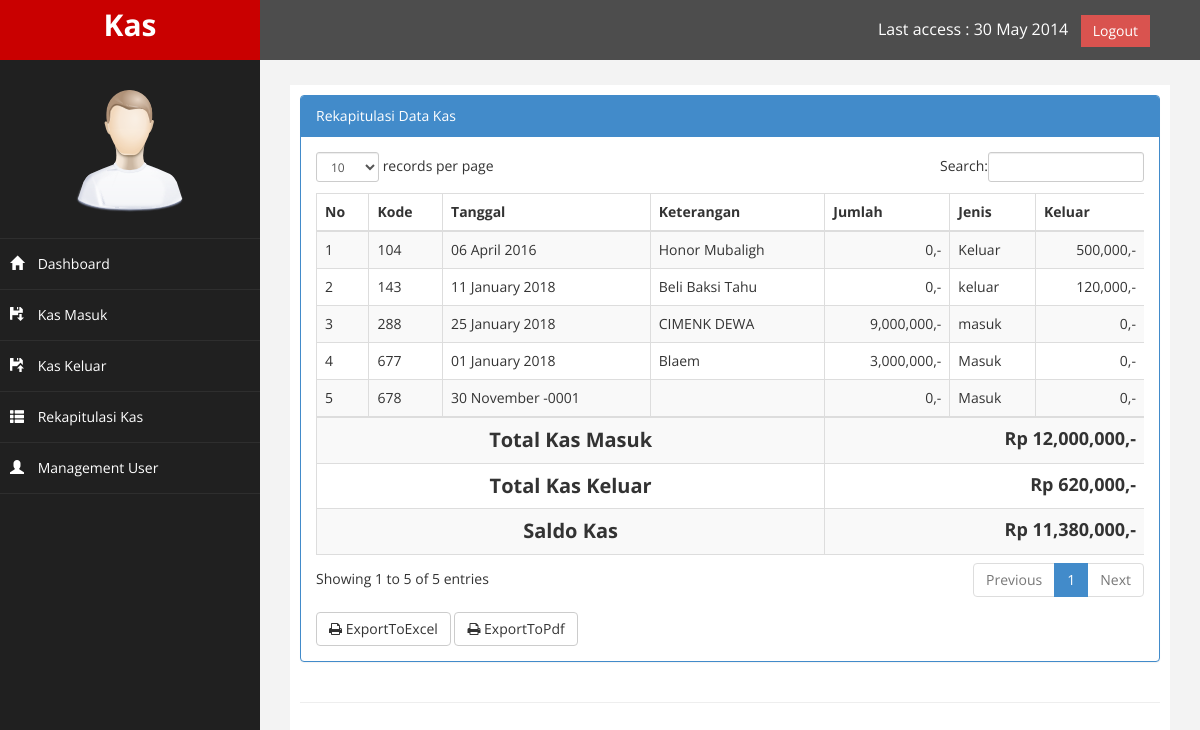
The app's page /?page=rekap with its own data.
### tables this page shows
CREATE TABLE `kas` (
  `kode` int(11) NOT NULL,
  `keterangan` varchar(300) NOT NULL,
  `tgl` date NOT NULL,
  `jumlah` int(10) NOT NULL,
  `jenis` varchar(20) NOT NULL,
  `keluar` int(20) NOT NULL
);

### page/kas_rekap/rekap.php (the view)
<div class="row">
      <div class="col-md-12">
          <div class="panel panel-primary">
              <div class="panel-heading">
                   Rekapitulasi Data Kas
              </div>
              <div class="panel-body">
                  <div class="table-responsive">
                      <table class="table table-striped table-bordered table-hover" id="dataTables-example">
                          <thead>
                              <tr>
                                  <th>No</th>
                                  <th>Kode</th>
                                  <th>Tanggal</th>
                                  <th>Keterangan</th>
                                  <th>Jumlah</th>
                                  <th>Jenis</th>
                                  <th>Keluar</th>
                              </tr>
                          </thead>
                          <tbody>
                            <?php
                              $no=1;
                              $sql = $koneksi->query("select * from kas");
                              while($data=$sql->fetch_assoc()){
                             ?>
                              <tr class="odd gradeX">
                                  <td><?php echo $no++; ?></td>
                                  <td><?php echo $data['kode']; ?></td>
                                  <td><?php echo date('d F Y',strtotime($data['tgl'])); ?></td>
                                  <td><?php echo $data['keterangan']; ?></td>
                                  <td align="right"><?php echo number_format($data['jumlah']).",-"; ?></td>
                                  <td><?php echo $data['jenis'] ?></td>
                                  <td align="right"><?php echo number_format($data['keluar']).",-"; ?></td>
                              </tr>
                              <?php
                                @$total_masuk=$total_masuk+$data['jumlah'];
                                @$total_keluar=$total_keluar+$data['keluar'];
                                @$total=$total_masuk-$total_keluar;
                                  }
                               ?>
                          </tbody>
                            <tr>
                              <th colspan="4" style="text-align: center; font-size: 20px;">Total Kas Masuk</th>
                              <th colspan="3" style="font-size: 18px; text-align: right;"><?php echo"Rp ".number_format($total_masuk).",-";?></th>
                            </tr>
                            <tr>
                              <th colspan="4" style="text-align: center; font-size: 20px;">Total Kas Keluar</th>
                              <th colspan="3" style="font-size: 18px; text-align: right;"><?php echo"Rp ".number_format($total_keluar).",-";?></th>
                            </tr>
                            <tr>
                              <th colspan="4" style="text-align: center; font-size: 20px;">Saldo Kas</th>
                              <th colspan="3" style="font-size: 18px; text-align: right;"><?php echo"Rp ".number_format($total).",-";?></th>
                            </tr>
                    </table>
                </div>
                <a href="./laporan/laporan_rekap_exel.php" target="blank" class="btn btn-default" style="margin-top: 8px"><i class="fa fa-print"></i> ExportToExcel</a>
                <a href="./laporan/laporan_kas_masuk_pdf.php" target="blank" class="btn btn-default" style="margin-top: 8px"><i class="fa fa-print"></i> ExportToPdf</a>
                        </div>
          </div>
      </div>
</div>

### index.php (shortened to what this page needs)
<?php
  $koneksi = new mysqli ("localhost","root","","kas");
?>
<!DOCTYPE html>
<html xmlns="http://www.w3.org/1999/xhtml">
<head>
    <link href="assets/css/bootstrap.css" rel="stylesheet" />
    <link href="assets/css/font-awesome.css" rel="stylesheet" />
    <link href="assets/css/custom.css" rel="stylesheet" />
   <link href="assets/js/dataTables/dataTables.bootstrap.css" rel="stylesheet" />
</head>
<body>
    <div id="wrapper">
        <nav class="navbar navbar-default navbar-cls-top " role="navigation" style="margin-bottom: 0">
            <div class="navbar-header">
                <a class="navbar-brand" href="index.html">Kas</a>
            </div>
  <div style="color: white;
padding: 15px 50px 5px 50px;
float: right;
font-size: 16px;"> Last access : 30 May 2014 &nbsp; <a href="login.html" class="btn btn-danger square-btn-adjust">Logout</a> </div>
        </nav>
                <nav class="navbar-default navbar-side" role="navigation">
            <div class="sidebar-collapse">
                <ul class="nav" id="main-menu">
				<li class="text-center">
                    <img src="assets/img/find_user.png" class="user-image img-responsive"/>
					</li>
                    <li>
                        <a  href="index.php"><i class="glyphicon glyphicon-home"></i> Dashboard</a>
                    </li>
                    <li>
                        <a  href="?page=masuk"><i class="glyphicon glyphicon-floppy-save"></i> Kas Masuk</a>
                    </li>
                    <li>
                        <a  href="?page=keluar"><i class="glyphicon glyphicon-floppy-open"></i> Kas Keluar</a>
                    </li>
                    <li>
                        <a  href="?page=rekap"><i class="glyphicon glyphicon-th-list"></i> Rekapitulasi Kas</a>
                    </li>
                    <li>
                        <a  href="?page=user"><i class="glyphicon glyphicon-user"></i> Management User</a>
                    </li>
                </ul>
            </div>
        </nav>
        <div id="page-wrapper" >
            <div id="page-inner">
                <div class="row">
                    <div class="col-md-12">
                      <?php
                        $page = @$_GET['page'];
                        $aksi = @$_GET['aksi'];
                        if ($page == "masuk") {
                          if ($aksi == "") {
                            include "page/kas_masuk/masuk.php";
                          }elseif ($aksi=="ubah") {
                            include "page/kas_masuk/ubah.php";
                          }elseif ($aksi=="hapus") {
                            include "page/kas_masuk/hapus.php";
                          }
                        }
                        elseif ($page == "keluar") {
                          if ($aksi == "") {
                            include "page/kas_keluar/keluar.php";
                          }elseif ($aksi=="ubah") {
                            include "page/kas_keluar/ubah.php";
                          }
                        }
                        elseif ($page == "rekap") {
                          if ($aksi == "") {
                            include "page/kas_rekap/rekap.php";
                          }
                        }
                        elseif ($page == "user") {
                          if ($aksi == "") {
                            include "page/user/user.php";
                          }
                        }elseif ($page=="") {
                          include "home.php";
                        }
                       ?>
                    </div>
                </div>
                 <hr />
    </div>
            </div>
        </div>
</body>
</html>

### assets/css/custom.css (style rules this page uses)
body { font-family: 'Open Sans', sans-serif; }
#wrapper { width: 100%; background:#202020; }
#page-wrapper { padding: 15px 15px; min-height: 600px; background:#F3F3F3; }
#page-inner { width:100%; margin:10px 20px 10px 0px; background-color:#fff!important; padding:10px; min-height:1200px; }
.text-center { text-align:center; }
.square-btn-adjust { border: 0px solid transparent; -webkit-border-radius: 0px; -moz-border-radius: 0px; border-radius: 0px; }
.user-image { margin: 25px auto; -webkit-border-radius: 10px; -moz-border-radius: 10px; border-radius: 10px; max-height:170px; max-width:170px; }
.navbar-cls-top .navbar-brand { color: #fff; background: #C90000; width: 260px; text-align: center; height: 60px; font-size: 30px; font-weight: 700; }
.sidebar-collapse , .sidebar-collapse .nav { background:none; }
.sidebar-collapse .nav { padding:0; }
.sidebar-collapse .nav > li > a { color:#fff; background:#202020; text-shadow:none; }
.sidebar-collapse > .nav > li > a { padding:15px 10px; }
.sidebar-collapse > .nav > li { border-bottom: 1px solid rgba(107, 108, 109, 0.19); }
.navbar-side { border:none; background-color: #202020; }
.navbar-cls-top { background:#4D4D4D; border-bottom:none; }
.navbar-default { border:0px solid black; }
.navbar-header { background: #A70303; }
.nav > li > a > i { margin-right:10px; }
@media (min-width:768px) { #page-wrapper { margin: 0 0 0 260px; padding: 15px 30px; min-height: 1200px; } }
@media (min-width:768px) { .navbar-side { z-index: 1; position: absolute; width: 260px; } }
@media (min-width:768px) { .navbar { border-radius: 0px; } }

### records on screen
kas: kode "104", tgl "06 April 2016", keterangan "Honor Mubaligh", jumlah "0", jenis "Keluar", keluar "500,000"
kas: kode "143", tgl "11 January 2018", keterangan "Beli Baksi Tahu", jumlah "0", jenis "keluar", keluar "120,000"
kas: kode "288", tgl "25 January 2018", keterangan "CIMENK DEWA", jumlah "9,000,000", jenis "masuk", keluar "0"
kas: kode "677", tgl "01 January 2018", keterangan "Blaem", jumlah "3,000,000", jenis "Masuk", keluar "0"
kas: kode "678", tgl "30 November -0001", jumlah "0", jenis "Masuk", keluar "0"

### other values on screen
$total_masuk "12,000,000"
$total_keluar "620,000"
$total "11,380,000"
